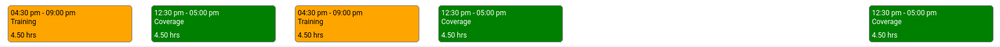
#> input picture tmp.png, 1000 x 47 px, shrunk from 1686 x 80 before the run
$ python -i shifts_to_text.py   (imports and definitions only)
#> lines starting #> are read from the running program, lines starting #| are printed output that depends on the picture
from dataclasses import astuple
from datetime import datetime, time
from os.path import split
import re
from typing import List, Tuple, Union
from pathlib import Path

from PIL import Image, ImageOps
from pytesseract import image_to_string

from .CropBox import CropBox

DAYS_IN_WEEK = 7
BRIGHT_GREEN = (0, 128, 0) # RGB value for the green on the schedule
WHITE = (255, 255, 255) # RGB value for white

def shifts(file: Union[Path, str]) -> List[Tuple[Union[time, None]]]:
    """Read and return a list of the text from each shift in a week.

    Args:
        file: A PNG depicting the week's schedule.

    Returns:
        A list of shifts as tupples with start and end times (or None for no shift), starting with
        Monday's shift.
    """
    # Save each day as its own image:
    divide_days(file)
    # Extract shifts as strings:
    shifts = [get_shift(f"tmp_images/tmp{x}.png") for x in range(DAYS_IN_WEEK)]
    # Convert to list of paired time objects:
    return [shift_to_tuple(x) for x in shifts]

def divide_days(file: Union[Path, str]):
    """Given an image of the schedule for a whole week, saves 7 images in the tmp_images directory,
    1 for each separate day and labeled tmp0.png - tmp6.png, starting with Monday.

    Args:
        file: The PNG depicting the week's schedule.
    """
#> called with file = '../tmp.png'
    img = Image.open(file)
#> img is the input picture: PIL image 1000x47 RGBA; mean R, G, B, A 181.1, 199.4, 135.5, 255
    width, height = img.size
#> width = 1000; height = 47
    crop_width = width // DAYS_IN_WEEK # width of image of one day
#> crop_width = 142
    boundaries = CropBox(left=0, top=0, right=0, bottom=height-1) # boundaries to crop
    for i in range(DAYS_IN_WEEK):
        filename = f"tmp_images/tmp{i}.png"
        boundaries.left = crop_width * i
        boundaries.right = crop_width * (i + 1) - 1
        img.crop(astuple(boundaries)).save(filename)
#> this loop made 7 passes
#> pass 1, in divide_days, `img.crop(astuple(boundaries)).save(filename)`:
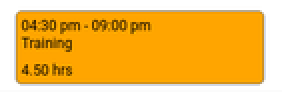
#> saved as tmp0.png: PIL image 141x46 RGBA (shown 2 times larger); mean R, G, B, A 243.2, 185.1, 77.6, 255
#> pass 2, in divide_days, `img.crop(astuple(boundaries)).save(filename)`:
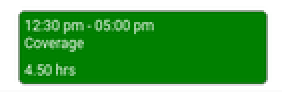
#> saved as tmp1.png: PIL image 141x46 RGBA (shown 2 times larger); mean R, G, B, A 85.1, 168, 85.1, 255

# [34 lines left out: functions invert, get_shift_, not called in this run]

def split_by_coverage(file: Union[Path, str]) -> Tuple[Image.Image, Union[Image.Image, None]]:
    """Given an image of the schedule for a single day, detects whether it includes multiple
    coverage types and splits the image into the corresponding sections if so. Assumes no more than
    two types of coverage per shift.

    Args:
        file: The PNG depicting the day's schedule.

    Returns:
        A tuple containing one or two images, for one or two types of coverage, respectively.
    """
#> called with file = 'tmp_images/tmp0.png'
    # what happens on days with no shift?
    img = Image.open(file).convert("RGB")
#> img: PIL image 141x46 RGB
    width, height = img.size
#> width = 141; height = 46
    for y in range(height):
        test_pixel = (2*width//3, y) # pixel to check color of current row
        # Search for first colored row:
        if not img.getpixel(test_pixel) == WHITE:
            first_color = img.getpixel(test_pixel)
            first_row = y
#> this loop made 46 passes
#> first_color on passes 4, 6, 7, 8, 9, 10, 11, 12, 13, 14, 15, 16: (254, 253, 252), (181, 169, 146), (249, 158, 0), (255, 167, 2), (255, 165, 0), (255, 165, 0), (255, 165, 0), (255, 165, 0), (255, 165, 0), (255, 165, 0), (255, 165, 0), (255, 165, 0)
    # Search through colored rows:
    dividing_row = None
    for y in range(first_row, height):
        test_pixel = (2*width//3, y) # pixel to check color of current row
        # Search for dividing line:
        if not img.getpixel(test_pixel) == first_color:
            dividing_row = y
    # In the case of one type of coverage:
    if dividing_row == None:
        return (img, None)
    # In the case of two types of coverage:
    boundaries1 = CropBox(left=0, top=0, right=width-1, bottom=dividing_row)
    img1 = img.crop(astuple(boundaries1)).convert("RGB") # upper coverage crop
    boundaries2 = CropBox(left=0, top=dividing_row, right=width-1, bottom=height-1)
    img2 = img.crop(astuple(boundaries2)).convert("RGB") # lower coverage crop
    return (img1, img2)

def read_shift_text(img: Image.Image) -> Union[str, None]:
    """Given an image of a coverage block, read the scheduled shift from the image.

    Args:
        img: The PNG depicting a portion of coverage.

    Returns:
        A string with the start and end times of the scheduled shift, or None on a day off.
    """
    width, height = img.size
#> width = 141; height = 46
    test_pixel = (2*width//3, height//2) # pixel to check color of shift
#> test_pixel = (94, 23)
    # Tesseract has problems reading white text on green; may need to invert:
    if img.getpixel(test_pixel) == BRIGHT_GREEN:
        img = ImageOps.invert(img)
#> (the run stopped early here; a loop or call above may not have finished)
